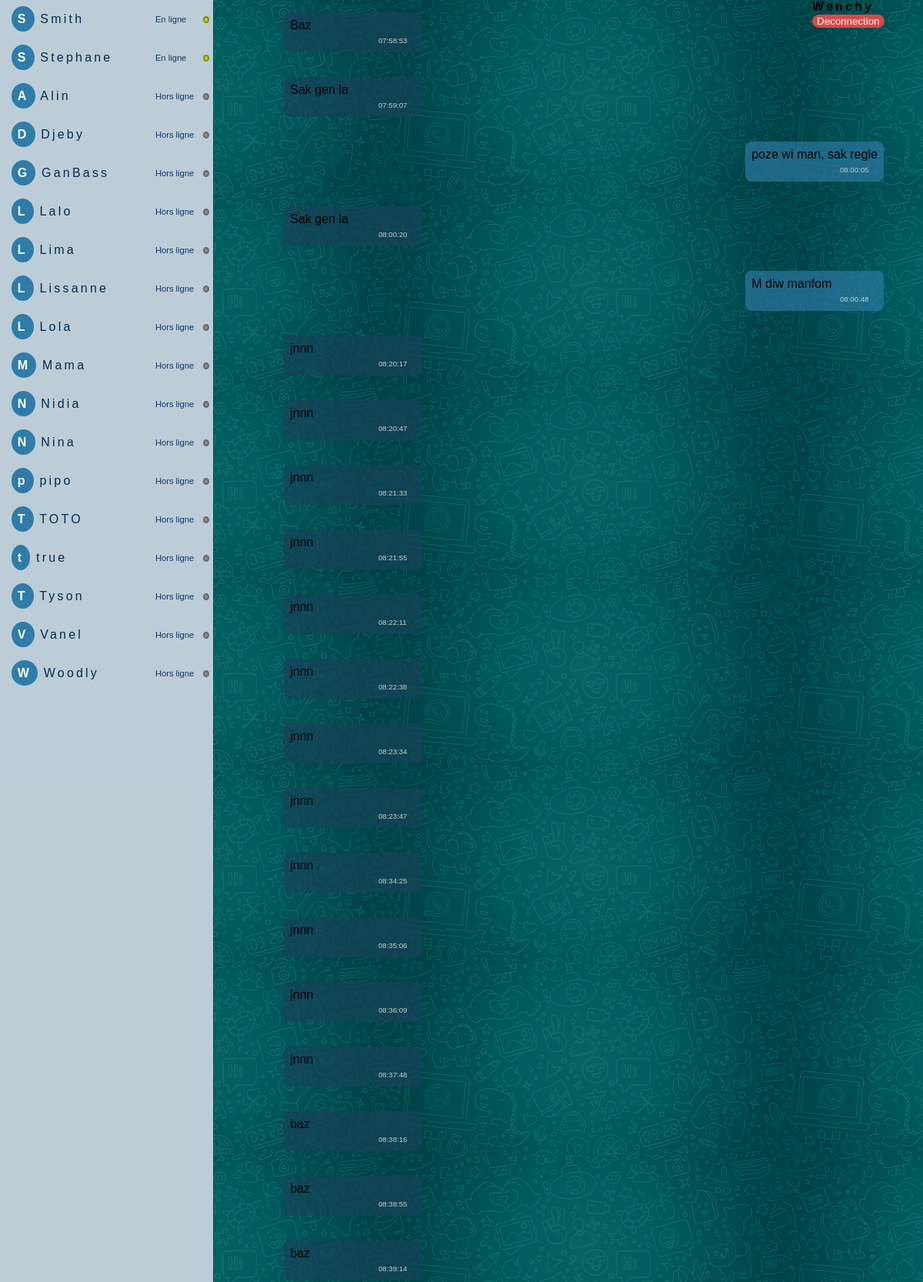
The page /pages/chatWC.php (signed in, upper part) on the database its author committed.
### tables this page shows
CREATE TABLE `utilisateurs` (
  `id_utilisateur` int(11) NOT NULL,
  `pseudo` varchar(255) NOT NULL,
  `statut` tinyint(1) NOT NULL,
  `password` varchar(255) NOT NULL
);

CREATE TABLE `message` (
  `id` int(11) NOT NULL,
  `id_utilisateurs` int(11) NOT NULL,
  `message` text NOT NULL,
  `dateDenvoi` date NOT NULL,
  `heureDenvoi` time NOT NULL
);

### autoLoad/autoLoader.php (called while the page is built, shortened)
<?php
    function myAutoloader($className){
        $paths = [
            "./classes/",
            "../classes/",
            "../../classes/"
        ];
        $dirs = [
            'db/',
            'clients/',
            'locations/',
            'mini-chat/',
            'utilisateurs/',
            'voiture/'
        ];
        $extension = '.class.php';
        foreach ($paths as $path) {
            foreach ($dirs as $dir) {
                $fullpath = $path . $dir . $className . $extension;
            }
        }
    }
?>

### classes/db/Connection.class.php (called while the page is built, shortened)
<?php
class Connection
{
    private $host = NULL;
    private $dbname = NULL;
    private $userName = NULL;
    private $password = NULL;
    function __construct()
    {
        $this->host = 'localhost';
        $this->dbname = 'smithrentacar';
        $this->userName = 'root';
        $this->host = '';
    }
    function getConnection(){
        $dsn = ("mysql:host=".$this->host . ";dbname=" .$this->dbname . ";charset=utf8");
        try {
            $this->pdo = new PDO($dsn, $this->userName, $this->password);
            $this->pdo->setAttribute(PDO::ATTR_ERRMODE, PDO::ERRMODE_EXCEPTION);
            $this->pdo->setAttribute(PDO::ATTR_DEFAULT_FETCH_MODE, PDO::FETCH_OBJ);
            return $this->pdo;
        } catch (PDOException $e) {
            die('Error : ' . $e->getMessage());
        }
    }
}

### classes/utilisateurs/ModelUtilisateurs.class.php (called while the page is built, shortened)
<?php
class ModelUtilisateurs extends Connection
{
    protected function getAllUtilisateurs()
    {
        $sql = "SELECT id_utilisateur, pseudo, statut FROM utilisateurs ORDER BY statut DESC, pseudo";
        $stm = $this->getConnection()->prepare($sql);
        $stm->execute();
        return $stm->fetchAll();
    }
}

### classes/utilisateurs/VueUtilisateurs.class.php (called while the page is built, shortened)
<?php
    class VueUtilisateurs extends ModelUtilisateurs{
        public function getAllUtilisateur(){
            return $this->getAllUtilisateurs();
        }
    }
?>

### classes/mini-chat/ModelMiniChat.class.php (called while the page is built, shortened)
<?php
class ModelMiniChat extends Connection
{
    protected function getAlleMessage()
    {
        $sql = "SELECT  `message`.`id_utilisateurs`, `utilisateurs`.`pseudo`, `message`.`message`, `message`.   `dateDenvoi`, `message`.`heureDenvoi`
        FROM `message`
            INNER JOIN `utilisateurs`
            ON `utilisateurs`.`id_utilisateur` = `message`.`id_utilisateurs`
        ORDER BY `message`.`dateDenvoi`, `message`.`heureDenvoi` ASC; ";
        $stm = $this->getConnection()->prepare($sql);
        $stm->execute([]);
        return $stm->fetchAll();
    }
}

### classes/mini-chat/VueMiniChat.class.php (called while the page is built, shortened)
<?php
    class VueMiniChat extends ModelMiniChat{
        public function alleMessage(){
            return $this->getAlleMessage();
        }
    }
?>

### pages/chatWC.php (the view, shortened to what this page needs)
<?php
include('../autoLoad/autoLoader.php');
$vueUtilisateur = new VueUtilisateurs();
$vueChat = new VueMiniChat();
$users = $vueUtilisateur->getAllUtilisateur();
?>
<!DOCTYPE html>
<html lang="en">
<head>
    <link rel="stylesheet" href="../assets/css/style.css">
</head>
<body>
    <div class="curentUser">
        <form action="./chat.php" method="POST">
            <div class="disconnect-div">
                <strong><?= $_SESSION['utilisateurs']->pseudo ?></strong>
                <input class="disconnect" type="submit" name="logout" value="Deconnection">
            </div>
        </form>
    </div>
    <div class="chat">
        <div class="utilisateur">
            <?php
            foreach ($users as $user) {
                if ($user->id_utilisateur != $_SESSION['utilisateurs']->id_utilisateur) {
                    if ($user->statut == 1) {
            ?>
                        <div class="user-online">
                            <p class="user"><strong class="strong"><?= $user->pseudo[0] ?></strong> <?= $user->pseudo ?></p>
                            <small class="enLigne">En ligne</small>
                            <div id="online"></div>
                        </div>
                    <?php
                    } else {
                    ?>
                        <div class="user-online">
                            <p class="user"><strong class="strong"><?= $user->pseudo[0] ?></strong> <?= $user->pseudo ?></p>
                            <small class="enLigne">Hors ligne</small>
                            <div id="Horsligne"></div>
                        </div>
            <?php
                    }
                }
            }
            ?>
        </div>
        <div class="globalmessage">
            <div class="message">
                <?php
                $allMessages = $vueChat->alleMessage();
                foreach ($allMessages as $message) {
                    if ($message->id_utilisateurs == $_SESSION['utilisateurs']->id_utilisateur) {
                ?>
                        <p class="curent"><?= $message->message ?> <small id="time"><?= $message->heureDenvoi ?></small></p>
                    <?php
                    } else {
                    ?>
                        <p class="auther"><?= $message->message ?><br><small id="time"><?= $message->heureDenvoi ?></small></p>
                <?php
                    }
                }
                ?>
            </div>
        </div>
    </div>
</body>
</html>

### assets/css/style.css (style rules this page uses)
body { margin: 0; padding: 0; font-family: 'poppins', sans-serif; top: 50; height: 100vh; box-sizing: border-box; }
.strong { background: rgb(47, 124, 168); padding: .5rem; width: 50px; height: 50px; border-radius: 50%; color: white; }
.utilisateur { overflow: auto; height: 100vh; background: rgba(95, 143, 172, 0.329); min-height: 100vh; width: 30vw; }
.curentUser { display: flex; position: absolute; left: 88%; }
.disconnect { border: none; outline: none; border-radius: 1.5rem; background: rgb(219, 72, 72); color: rgb(253, 253, 253); }
.disconnect-div { height: 1rem; letter-spacing: .2rem; }
#online { background: #bfd70e; border-radius: 50%; width: 5px; height: 5px; border: 2px solid #7e8f01; }
#Horsligne { background: #8d8d8d; border-radius: 50%; width: 5px; height: 5px; border: 2px solid #686868; }
.utilisateur p { margin-left: 10px; width: 90%; color: rgb(1, 43, 77); font-weight: 500; letter-spacing: .2rem; }
.message { flex: 1; display: flex; flex-direction: column; background-image: url('../img/bg2.png'); background-attachment: fixed; height: 100vh; overflow: hidden auto; }
.curent { margin-left: 75%; width: 15vw; background: rgba(47, 124, 168, 0.644); border-radius: .5rem; padding: .5rem; box-sizing: border-box; }
.auther { margin-left: 10%; width: 15vw; background: rgba(24, 66, 90, 0.644); border-radius: .5rem; padding: .5rem; box-sizing: border-box; }
#time { color: rgb(206, 206, 206); font-size: .6rem; margin-left: 70%; }
.chat { display: flex; }
.user-online { padding: 0rem .3rem 0rem; display: flex; align-items: center; }
.enLigne { width: 30%; font-size: .7rem; color: rgb(16, 55, 105); letter-spacing: normal; left: 5rem; }
.globalmessage { display: flex; height: 100vh; width: 100vw; }
body { background: rgb(235, 235, 235); }

### rows shown on the page
utilisateurs: pseudo "S", pseudo "Smith"
utilisateurs: pseudo "S", pseudo "Stephane"
utilisateurs: pseudo "A", pseudo "Alin"
utilisateurs: pseudo "D", pseudo "Djeby"
utilisateurs: pseudo "G", pseudo "GanBass"
utilisateurs: pseudo "L", pseudo "Lalo"
utilisateurs: pseudo "L", pseudo "Lima"
utilisateurs: pseudo "L", pseudo "Lissanne"
utilisateurs: pseudo "L", pseudo "Lola"
utilisateurs: pseudo "M", pseudo "Mama"
utilisateurs: pseudo "N", pseudo "Nidia"
utilisateurs: pseudo "N", pseudo "Nina"
utilisateurs: pseudo "p", pseudo "pipo"
utilisateurs: pseudo "T", pseudo "TOTO"
utilisateurs: pseudo "t", pseudo "true"
utilisateurs: pseudo "T", pseudo "Tyson"
utilisateurs: pseudo "V", pseudo "Vanel"
utilisateurs: pseudo "W", pseudo "Woodly"
message: message "Baz", heureDenvoi "07:58:53"
message: message "Sak gen la", heureDenvoi "07:59:07"
message: message "poze wi man, sak regle", heureDenvoi "08:00:05"
message: message "Sak gen la", heureDenvoi "08:00:20"
message: message "M diw manfom", heureDenvoi "08:00:48"
message: message "jnnn", heureDenvoi "08:20:17"
message: message "jnnn", heureDenvoi "08:20:47"
message: message "jnnn", heureDenvoi "08:21:33"
message: message "jnnn", heureDenvoi "08:21:55"
message: message "jnnn", heureDenvoi "08:22:11"
message: message "jnnn", heureDenvoi "08:22:38"
message: message "jnnn", heureDenvoi "08:23:34"
message: message "jnnn", heureDenvoi "08:23:47"
message: message "jnnn", heureDenvoi "08:34:25"
message: message "jnnn", heureDenvoi "08:35:06"
message: message "jnnn", heureDenvoi "08:36:09"
message: message "jnnn", heureDenvoi "08:37:48"
message: message "baz", heureDenvoi "08:38:16"
message: message "baz", heureDenvoi "08:38:55"
message: message "baz", heureDenvoi "08:39:14"

### other values the page prints
$_SESSION['utilisateurs']->pseudo "Wenchy"
